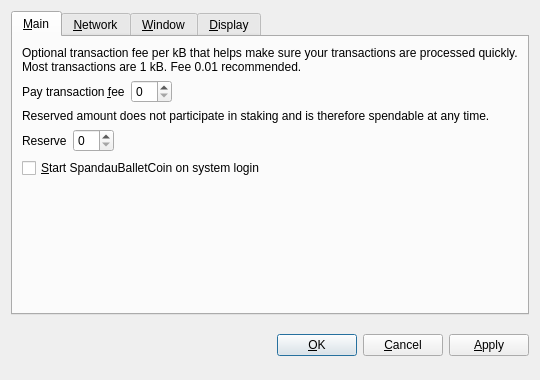
<?xml version="1.0" encoding="UTF-8"?>
<ui version="4.0">
 <class>OptionsDialog</class>
 <widget class="QDialog" name="OptionsDialog">
  <property name="geometry">
   <rect>
    <x>0</x>
    <y>0</y>
    <width>540</width>
    <height>380</height>
   </rect>
  </property>
  <property name="windowTitle">
   <string>Options</string>
  </property>
  <property name="modal">
   <bool>true</bool>
  </property>
  <layout class="QVBoxLayout" name="verticalLayout">
   <item>
    <widget class="QTabWidget" name="tabWidget">
     <property name="tabPosition">
      <enum>QTabWidget::North</enum>
     </property>
     <property name="currentIndex">
      <number>0</number>
     </property>
     <widget class="QWidget" name="tabMain">
      <attribute name="title">
       <string>&amp;Main</string>
      </attribute>
      <layout class="QVBoxLayout" name="verticalLayout_Main">
       <item>
        <widget class="QLabel" name="transactionFeeInfoLabel">
         <property name="text">
          <string>Optional transaction fee per kB that helps make sure your transactions are processed quickly. Most transactions are 1 kB. Fee 0.01 recommended.</string>
         </property>
         <property name="textFormat">
          <enum>Qt::PlainText</enum>
         </property>
         <property name="wordWrap">
          <bool>true</bool>
         </property>
        </widget>
       </item>
       <item>
        <layout class="QHBoxLayout" name="horizontalLayoutFee">
         <item>
          <widget class="QLabel" name="transactionFeeLabel">
           <property name="text">
            <string>Pay transaction &amp;fee</string>
           </property>
           <property name="textFormat">
            <enum>Qt::PlainText</enum>
           </property>
           <property name="buddy">
            <cstring>transactionFee</cstring>
           </property>
          </widget>
         </item>
         <item>
          <widget class="BitcoinAmountField" name="transactionFee"/>
         </item>
         <item>
          <spacer name="horizontalSpacerFee">
           <property name="orientation">
            <enum>Qt::Horizontal</enum>
           </property>
           <property name="sizeHint" stdset="0">
            <size>
             <width>40</width>
             <height>20</height>
            </size>
           </property>
          </spacer>
         </item>
        </layout>
       </item>
       <item>
        <widget class="QLabel" name="reserveBalanceInfoLabel">
         <property name="text">
          <string>Reserved amount does not participate in staking and is therefore spendable at any time.</string>
         </property>
         <property name="textFormat">
          <enum>Qt::PlainText</enum>
         </property>
         <property name="wordWrap">
          <bool>true</bool>
         </property>
        </widget>
       </item>
       <item>
        <layout class="QHBoxLayout" name="horizontalLayoutReserveBalance">
         <item>
          <widget class="QLabel" name="reserveBalanceLabel">
           <property name="text">
            <string>Reserve</string>
           </property>
           <property name="textFormat">
            <enum>Qt::PlainText</enum>
           </property>
           <property name="buddy">
            <cstring>reserveBalance</cstring>
           </property>
          </widget>
         </item>
         <item>
          <widget class="BitcoinAmountField" name="reserveBalance"/>
         </item>
         <item>
          <spacer name="horizontalSpacerReserveBalance">
           <property name="orientation">
            <enum>Qt::Horizontal</enum>
           </property>
           <property name="sizeHint" stdset="0">
            <size>
             <width>40</width>
             <height>20</height>
            </size>
           </property>
          </spacer>
         </item>
        </layout>
       </item>
       <item>
        <widget class="QCheckBox" name="bitcoinAtStartup">
         <property name="toolTip">
          <string>Automatically start SpandauBalletCoin after logging in to the system.</string>
         </property>
         <property name="text">
          <string>&amp;Start SpandauBalletCoin on system login</string>
         </property>
        </widget>
       </item>
       <item>
        <spacer name="verticalSpacer_Main">
         <property name="orientation">
          <enum>Qt::Vertical</enum>
         </property>
         <property name="sizeHint" stdset="0">
          <size>
           <width>20</width>
           <height>40</height>
          </size>
         </property>
        </spacer>
       </item>
      </layout>
     </widget>
     <widget class="QWidget" name="tabNetwork">
      <attribute name="title">
       <string>&amp;Network</string>
      </attribute>
      <layout class="QVBoxLayout" name="verticalLayout_Network">
       <item>
        <widget class="QCheckBox" name="mapPortUpnp">
         <property name="toolTip">
          <string>Automatically open the SpandauBalletCoin client port on the router. This only works when your router supports UPnP and it is enabled.</string>
         </property>
         <property name="text">
          <string>Map port using &amp;UPnP</string>
         </property>
        </widget>
       </item>
       <item>
        <widget class="QCheckBox" name="connectSocks">
         <property name="toolTip">
          <string>Connect to the SpandauBalletCoin network through a SOCKS proxy (e.g. when connecting through Tor).</string>
         </property>
         <property name="text">
          <string>&amp;Connect through SOCKS proxy:</string>
         </property>
        </widget>
       </item>
       <item>
        <layout class="QHBoxLayout" name="horizontalLayout_Network">
         <item>
          <widget class="QLabel" name="proxyIpLabel">
           <property name="text">
            <string>Proxy &amp;IP:</string>
           </property>
           <property name="textFormat">
            <enum>Qt::PlainText</enum>
           </property>
           <property name="buddy">
            <cstring>proxyIp</cstring>
           </property>
          </widget>
         </item>
         <item>
          <widget class="QValidatedLineEdit" name="proxyIp">
           <property name="maximumSize">
            <size>
             <width>140</width>
             <height>16777215</height>
            </size>
           </property>
           <property name="toolTip">
            <string>IP address of the proxy (e.g. 127.0.0.1)</string>
           </property>
          </widget>
         </item>
         <item>
          <widget class="QLabel" name="proxyPortLabel">
           <property name="text">
            <string>&amp;Port:</string>
           </property>
           <property name="textFormat">
            <enum>Qt::PlainText</enum>
           </property>
           <property name="buddy">
            <cstring>proxyPort</cstring>
           </property>
          </widget>
         </item>
         <item>
          <widget class="QLineEdit" name="proxyPort">
           <property name="maximumSize">
            <size>
             <width>55</width>
             <height>16777215</height>
            </size>
           </property>
           <property name="toolTip">
            <string>Port of the proxy (e.g. 9050)</string>
           </property>
          </widget>
         </item>
         <item>
          <widget class="QLabel" name="socksVersionLabel">
           <property name="text">
            <string>SOCKS &amp;Version:</string>
           </property>
           <property name="textFormat">
            <enum>Qt::PlainText</enum>
           </property>
           <property name="buddy">
            <cstring>socksVersion</cstring>
           </property>
          </widget>
         </item>
         <item>
          <widget class="QValueComboBox" name="socksVersion">
           <property name="toolTip">
            <string>SOCKS version of the proxy (e.g. 5)</string>
           </property>
          </widget>
         </item>
         <item>
          <spacer name="horizontalSpacer_Network">
           <property name="orientation">
            <enum>Qt::Horizontal</enum>
           </property>
           <property name="sizeHint" stdset="0">
            <size>
             <width>40</width>
             <height>20</height>
            </size>
           </property>
          </spacer>
         </item>
        </layout>
       </item>
       <item>
        <spacer name="verticalSpacer_Network">
         <property name="orientation">
          <enum>Qt::Vertical</enum>
         </property>
         <property name="sizeHint" stdset="0">
          <size>
           <width>20</width>
           <height>40</height>
          </size>
         </property>
        </spacer>
       </item>
      </layout>
     </widget>
     <widget class="QWidget" name="tabWindow">
      <attribute name="title">
       <string>&amp;Window</string>
      </attribute>
      <layout class="QVBoxLayout" name="verticalLayout_Window">
       <item>
        <widget class="QCheckBox" name="minimizeToTray">
         <property name="toolTip">
          <string>Show only a tray icon after minimizing the window.</string>
         </property>
         <property name="text">
          <string>&amp;Minimize to the tray instead of the taskbar</string>
         </property>
        </widget>
       </item>
       <item>
        <widget class="QCheckBox" name="minimizeOnClose">
         <property name="toolTip">
          <string>Minimize instead of exit the application when the window is closed. When this option is enabled, the application will be closed only after selecting Quit in the menu.</string>
         </property>
         <property name="text">
          <string>M&amp;inimize on close</string>
         </property>
        </widget>
       </item>
       <item>
        <spacer name="verticalSpacer_Window">
         <property name="orientation">
          <enum>Qt::Vertical</enum>
         </property>
         <property name="sizeHint" stdset="0">
          <size>
           <width>20</width>
           <height>40</height>
          </size>
         </property>
        </spacer>
       </item>
      </layout>
     </widget>
     <widget class="QWidget" name="tabDisplay">
      <attribute name="title">
       <string>&amp;Display</string>
      </attribute>
      <layout class="QVBoxLayout" name="verticalLayout_Display">
       <item>
        <layout class="QHBoxLayout" name="horizontalLayout_1_Display">
         <item>
          <widget class="QLabel" name="langLabel">
           <property name="text">
            <string>User Interface &amp;language:</string>
           </property>
           <property name="textFormat">
            <enum>Qt::PlainText</enum>
           </property>
           <property name="buddy">
            <cstring>lang</cstring>
           </property>
          </widget>
         </item>
         <item>
          <widget class="QValueComboBox" name="lang">
           <property name="toolTip">
            <string>The user interface language can be set here. This setting will take effect after restarting SpandauBalletCoin.</string>
           </property>
          </widget>
         </item>
        </layout>
       </item>
       <item>
        <layout class="QHBoxLayout" name="horizontalLayout_2_Display">
         <item>
          <widget class="QLabel" name="unitLabel">
           <property name="text">
            <string>&amp;Unit to show amounts in:</string>
           </property>
           <property name="textFormat">
            <enum>Qt::PlainText</enum>
           </property>
           <property name="buddy">
            <cstring>unit</cstring>
           </property>
          </widget>
         </item>
         <item>
          <widget class="QValueComboBox" name="unit">
           <property name="toolTip">
            <string>Choose the default subdivision unit to show in the interface and when sending coins.</string>
           </property>
          </widget>
         </item>
        </layout>
       </item>
       <item>
        <widget class="QCheckBox" name="displayAddresses">
         <property name="toolTip">
          <string>Whether to show SpandauBalletCoin addresses in the transaction list or not.</string>
         </property>
         <property name="text">
          <string>&amp;Display addresses in transaction list</string>
         </property>
        </widget>
       </item>
       <item>
        <widget class="QCheckBox" name="coinControlFeatures">
         <property name="toolTip">
          <string>Whether to show coin control features or not.</string>
         </property>
         <property name="text">
          <string>Display coin &amp;control features (experts only!)</string>
         </property>
        </widget>
       </item>
       <item>
        <spacer name="verticalSpacer_Display">
         <property name="orientation">
          <enum>Qt::Vertical</enum>
         </property>
         <property name="sizeHint" stdset="0">
          <size>
           <width>20</width>
           <height>40</height>
          </size>
         </property>
        </spacer>
       </item>
      </layout>
     </widget>
    </widget>
   </item>
   <item>
    <layout class="QHBoxLayout" name="horizontalLayout_Buttons">
     <item>
      <spacer name="horizontalSpacer_1">
       <property name="orientation">
        <enum>Qt::Horizontal</enum>
       </property>
       <property name="sizeHint" stdset="0">
        <size>
         <width>40</width>
         <height>48</height>
        </size>
       </property>
      </spacer>
     </item>
     <item>
      <widget class="QLabel" name="statusLabel">
       <property name="font">
        <font>
         <weight>75</weight>
         <bold>true</bold>
        </font>
       </property>
       <property name="text">
        <string/>
       </property>
       <property name="textFormat">
        <enum>Qt::PlainText</enum>
       </property>
       <property name="wordWrap">
        <bool>true</bool>
       </property>
      </widget>
     </item>
     <item>
      <spacer name="horizontalSpacer_2">
       <property name="orientation">
        <enum>Qt::Horizontal</enum>
       </property>
       <property name="sizeHint" stdset="0">
        <size>
         <width>40</width>
         <height>48</height>
        </size>
       </property>
      </spacer>
     </item>
     <item>
      <widget class="QPushButton" name="okButton">
       <property name="text">
        <string>&amp;OK</string>
       </property>
      </widget>
     </item>
     <item>
      <widget class="QPushButton" name="cancelButton">
       <property name="text">
        <string>&amp;Cancel</string>
       </property>
       <property name="autoDefault">
        <bool>false</bool>
       </property>
      </widget>
     </item>
     <item>
      <widget class="QPushButton" name="applyButton">
       <property name="text">
        <string>&amp;Apply</string>
       </property>
       <property name="autoDefault">
        <bool>false</bool>
       </property>
      </widget>
     </item>
    </layout>
   </item>
  </layout>
 </widget>
 <customwidgets>
  <customwidget>
   <class>BitcoinAmountField</class>
   <extends>QSpinBox</extends>
   <header>bitcoinamountfield.h</header>
  </customwidget>
  <customwidget>
   <class>QValueComboBox</class>
   <extends>QComboBox</extends>
   <header>qvaluecombobox.h</header>
  </customwidget>
  <customwidget>
   <class>QValidatedLineEdit</class>
   <extends>QLineEdit</extends>
   <header>qvalidatedlineedit.h</header>
  </customwidget>
 </customwidgets>
 <resources/>
 <connections/>
</ui>
